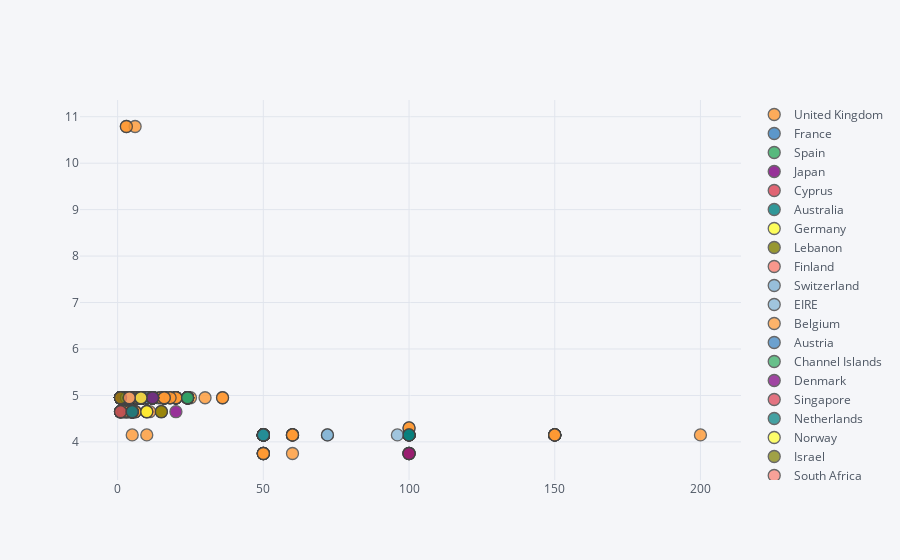

Write notebook code for a chart like this one.
### Code cell
data[data['Description']=='PARTY BUNTING'].iplot(kind='scatter',x='Quantity',y='UnitPrice',categories='Country')

### Figure 1 — Plotly figure (JSON) as saved in the notebook; plotly's stock layout.template omitted (floating-point values rounded to 4 significant figures; data arrays with more than 128 entries replaced by an {"elided": "..."} marker saying what was removed)
{"data": [{"marker": {"color": "rgba(255, 153, 51, 1.0)", "line": {"width": 1.3}, "opacity": 0.8, "size": 12, "symbol": "circle"}, "mode": "markers", "name": "United Kingdom", "textfont": {"color": "#4D5663"}, "type": "scatter", "uid": "c9f2d226-cec3-4103-b28e-0c19b60e12d4", "x": {"elided": "1307 int values"}, "y": {"elided": "1307 float values"}}, {"marker": {"color": "rgba(55, 128, 191, 1.0)", "line": {"width": 1.3}, "opacity": 0.8, "size": 12, "symbol": "circle"}, "mode": "markers", "name": "France", "textfont": {"color": "#4D5663"}, "type": "scatter", "uid": "f2b409de-9be4-4b6e-b1dd-bef7af591d96", "x": [5, 5, 10, 12, 2, 12, 4, 4, 4, 4, 12, 8, 4, 4, 4, 4, 4, 4, 4, 4, 4, 8], "y": [4.65, 4.65, 4.95, 4.95, 4.95, 4.95, 4.95, 4.95, 4.95, 4.95, 4.95, 4.95, 4.95, 4.95, 4.95, 4.95, 4.95, 4.95, 4.95, 4.95, 4.95, 4.95]}, {"marker": {"color": "rgba(50, 171, 96, 1.0)", "line": {"width": 1.3}, "opacity": 0.8, "size": 12, "symbol": "circle"}, "mode": "markers", "name": "Spain", "textfont": {"color": "#4D5663"}, "type": "scatter", "uid": "ece6cd6b-8fd6-4823-96c2-0790a58f48f6", "x": [1, 5, 5, 8, 4, 3, 4, 8], "y": [4.65, 4.65, 4.65, 4.95, 4.95, 4.95, 4.95, 4.95]}, {"marker": {"color": "rgba(128, 0, 128, 1.0)", "line": {"width": 1.3}, "opacity": 0.8, "size": 12, "symbol": "circle"}, "mode": "markers", "name": "Japan", "textfont": {"color": "#4D5663"}, "type": "scatter", "uid": "c73c9217-06ee-4623-b4d9-723a7fbcdcaf", "x": [20, 100, 50], "y": [4.65, 3.75, 4.15]}, {"marker": {"color": "rgba(219, 64, 82, 1.0)", "line": {"width": 1.3}, "opacity": 0.8, "size": 12, "symbol": "circle"}, "mode": "markers", "name": "Cyprus", "textfont": {"color": "#4D5663"}, "type": "scatter", "uid": "29eda7af-3600-4e9c-a849-1f02ead335e9", "x": [1, 5, 1], "y": [4.65, 4.65, 4.95]}, {"marker": {"color": "rgba(0, 128, 128, 1.0)", "line": {"width": 1.3}, "opacity": 0.8, "size": 12, "symbol": "circle"}, "mode": "markers", "name": "Australia", "textfont": {"color": "#4D5663"}, "type": "scatter", "uid": "0c571a94-aef5-4c33-b3d9-9905f1f17f26", "x": [5, 4, 12, 100, 24, 8, 100, 12], "y": [4.65, 4.95, 4.95, 4.15, 4.95, 4.95, 4.15, 4.95]}, {"marker": {"color": "rgba(255, 255, 51, 1.0)", "line": {"width": 1.3}, "opacity": 0.8, "size": 12, "symbol": "circle"}, "mode": "markers", "name": "Germany", "textfont": {"color": "#4D5663"}, "type": "scatter", "uid": "212be901-22fe-4e5c-b6b4-b3fb7f137b0b", "x": [10, 4, 4, 8, 8], "y": [4.65, 4.95, 4.95, 4.95, 4.95]}, {"marker": {"color": "rgba(128, 128, 0, 1.0)", "line": {"width": 1.3}, "opacity": 0.8, "size": 12, "symbol": "circle"}, "mode": "markers", "name": "Lebanon", "textfont": {"color": "#4D5663"}, "type": "scatter", "uid": "e57d08d5-3bc0-4781-a9ca-a3a4cb5fbdab", "x": [15], "y": [4.65]}, {"marker": {"color": "rgba(251, 128, 114, 1.0)", "line": {"width": 1.3}, "opacity": 0.8, "size": 12, "symbol": "circle"}, "mode": "markers", "name": "Finland", "textfont": {"color": "#4D5663"}, "type": "scatter", "uid": "b037f70c-dae5-478f-b9fd-a0702aaf2fbc", "x": [4, 8], "y": [4.95, 4.95]}, {"marker": {"color": "rgba(128, 177, 211, 1.0)", "line": {"width": 1.3}, "opacity": 0.8, "size": 12, "symbol": "circle"}, "mode": "markers", "name": "Switzerland", "textfont": {"color": "#4D5663"}, "type": "scatter", "uid": "9fb5e731-84b1-467e-b038-ec19f7294147", "x": [8, 4, 12, 50, 12], "y": [4.95, 4.95, 4.95, 4.15, 4.95]}, {"marker": {"color": "rgba(128, 177, 211, 0.8999999999999999)", "line": {"width": 1.3}, "opacity": 0.8, "size": 12, "symbol": "circle"}, "mode": "markers", "name": "EIRE", "textfont": {"color": "#4D5663"}, "type": "scatter", "uid": "9eedbea7-fcae-44b0-8184-8e4db0b4feaa", "x": [4, 50, 4, 8, 50, 4, 72, 4, 72, 4, 3, 4, 4, 4, 8, 4, 4, 96, 4], "y": [4.95, 4.15, 4.95, 4.95, 4.15, 4.95, 4.15, 4.95, 4.15, 4.95, 4.95, 4.95, 4.95, 4.95, 4.95, 4.95, 4.95, 4.15, 4.95]}, {"marker": {"color": "rgba(255, 153, 51, 0.8999999999999999)", "line": {"width": 1.3}, "opacity": 0.8, "size": 12, "symbol": "circle"}, "mode": "markers", "name": "Belgium", "textfont": {"color": "#4D5663"}, "type": "scatter", "uid": "bb1050d6-f0be-4f62-bcc2-836965e3432e", "x": [4, 4], "y": [4.95, 4.95]}, {"marker": {"color": "rgba(55, 128, 191, 0.8999999999999999)", "line": {"width": 1.3}, "opacity": 0.8, "size": 12, "symbol": "circle"}, "mode": "markers", "name": "Austria", "textfont": {"color": "#4D5663"}, "type": "scatter", "uid": "c3a749b3-c655-4921-8b8c-a18d326b4d55", "x": [8], "y": [4.95]}, {"marker": {"color": "rgba(50, 171, 96, 0.8999999999999999)", "line": {"width": 1.3}, "opacity": 0.8, "size": 12, "symbol": "circle"}, "mode": "markers", "name": "Channel Islands", "textfont": {"color": "#4D5663"}, "type": "scatter", "uid": "36c89b8b-a44c-47b1-9a79-9e93ece3a8e6", "x": [12, 4, 24], "y": [4.95, 4.95, 4.95]}, {"marker": {"color": "rgba(128, 0, 128, 0.8999999999999999)", "line": {"width": 1.3}, "opacity": 0.8, "size": 12, "symbol": "circle"}, "mode": "markers", "name": "Denmark", "textfont": {"color": "#4D5663"}, "type": "scatter", "uid": "154ab7f2-4774-42ea-b225-5e5a1f7c37dd", "x": [12], "y": [4.95]}, {"marker": {"color": "rgba(219, 64, 82, 0.8999999999999999)", "line": {"width": 1.3}, "opacity": 0.8, "size": 12, "symbol": "circle"}, "mode": "markers", "name": "Singapore", "textfont": {"color": "#4D5663"}, "type": "scatter", "uid": "ee2f793b-e577-4cc8-91ea-be0248bf22ad", "x": [8], "y": [4.95]}, {"marker": {"color": "rgba(0, 128, 128, 0.8999999999999999)", "line": {"width": 1.3}, "opacity": 0.8, "size": 12, "symbol": "circle"}, "mode": "markers", "name": "Netherlands", "textfont": {"color": "#4D5663"}, "type": "scatter", "uid": "80928653-c936-48f2-a6f2-ba25ae669b72", "x": [50], "y": [4.15]}, {"marker": {"color": "rgba(255, 255, 51, 0.8999999999999999)", "line": {"width": 1.3}, "opacity": 0.8, "size": 12, "symbol": "circle"}, "mode": "markers", "name": "Norway", "textfont": {"color": "#4D5663"}, "type": "scatter", "uid": "f81d5d96-db6a-4e6f-a397-1d5b5a2a18fb", "x": [4, 8], "y": [4.95, 4.95]}, {"marker": {"color": "rgba(128, 128, 0, 0.8999999999999999)", "line": {"width": 1.3}, "opacity": 0.8, "size": 12, "symbol": "circle"}, "mode": "markers", "name": "Israel", "textfont": {"color": "#4D5663"}, "type": "scatter", "uid": "a01eb36a-615d-4df3-9d07-a08157ee5809", "x": [1], "y": [4.95]}, {"marker": {"color": "rgba(251, 128, 114, 0.8999999999999999)", "line": {"width": 1.3}, "opacity": 0.8, "size": 12, "symbol": "circle"}, "mode": "markers", "name": "South Africa", "textfont": {"color": "#4D5663"}, "type": "scatter", "uid": "511bf974-13d9-4989-864a-dcf09fa74c3d", "x": [4], "y": [4.95]}], "layout": {"legend": {"bgcolor": "#F5F6F9", "font": {"color": "#4D5663"}}, "paper_bgcolor": "#F5F6F9", "plot_bgcolor": "#F5F6F9", "title": {"font": {"color": "#4D5663"}}, "xaxis": {"gridcolor": "#E1E5ED", "showgrid": true, "tickfont": {"color": "#4D5663"}, "title": {"font": {"color": "#4D5663"}, "text": ""}, "zerolinecolor": "#E1E5ED"}, "yaxis": {"gridcolor": "#E1E5ED", "showgrid": true, "tickfont": {"color": "#4D5663"}, "title": {"font": {"color": "#4D5663"}, "text": ""}, "zerolinecolor": "#E1E5ED"}}}
